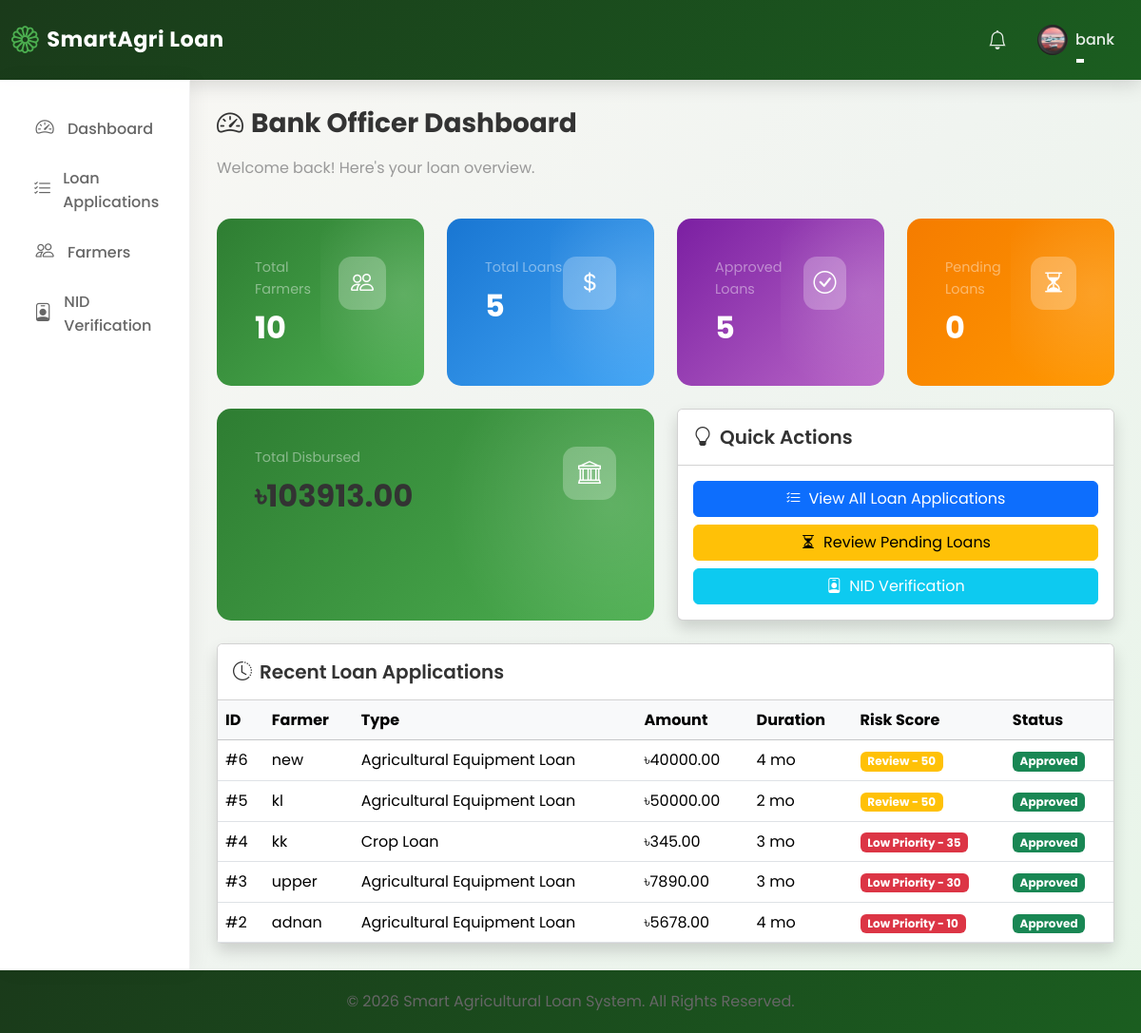
The page /dashboard/ (signed in) on the database as committed earlier.
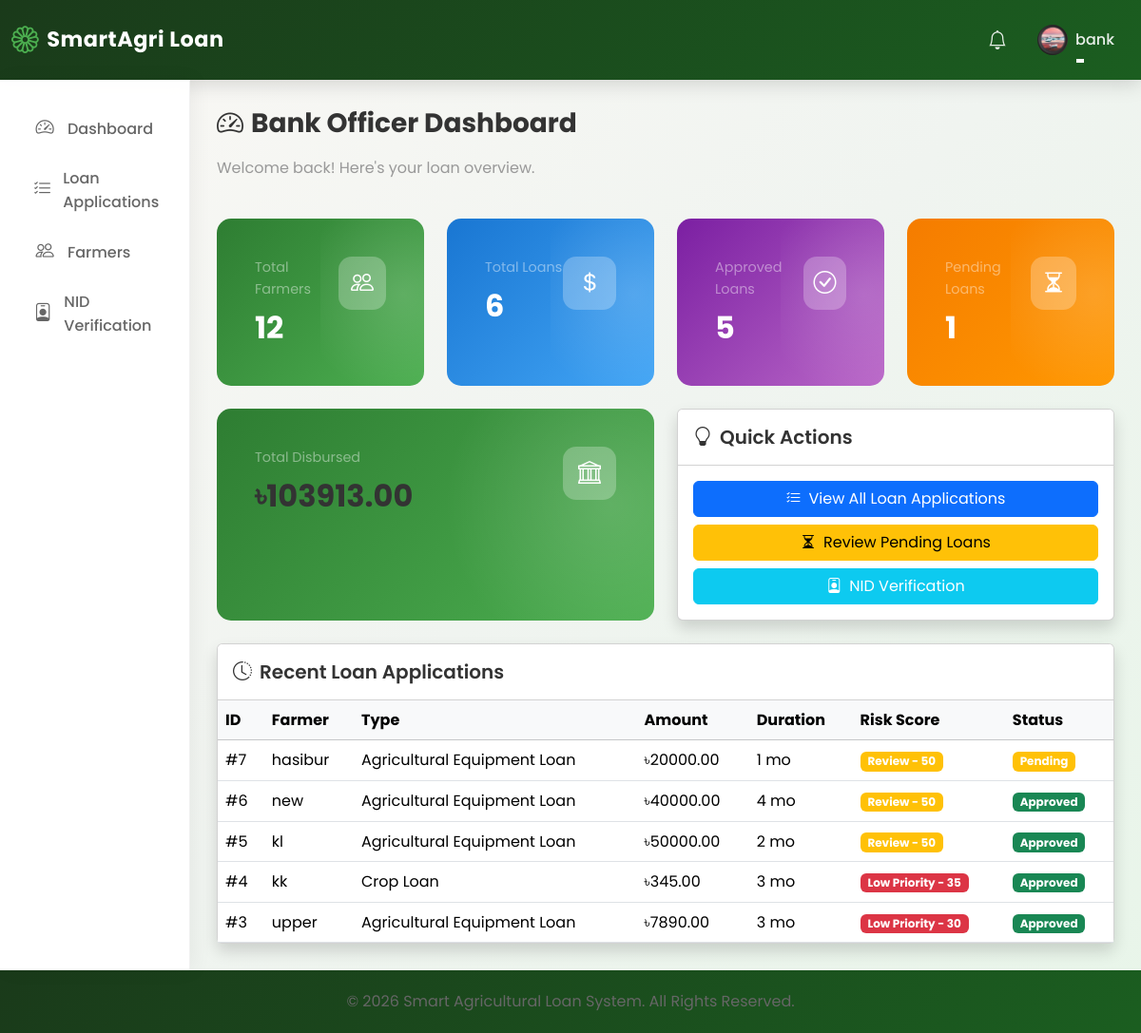
The same page on the database as committed later.
### loan_app/models.py (models this page shows, shortened)
class LoanApplication(models.Model):
    STATUS_CHOICES = [
        ("Pending", "Pending"),
        ("Approved", "Approved"),
        ("Rejected", "Rejected"),
    ]
    farmer = models.OneToOneField(
        User, on_delete=models.CASCADE, related_name="loan_application"
    )
    loan_type = models.ForeignKey(
        LoanType, on_delete=models.CASCADE, related_name="applications"
    )
    amount = models.DecimalField(max_digits=12, decimal_places=2)
    duration_months = models.IntegerField(help_text="Loan duration in months")
    risk_score = models.IntegerField(
        default=0, help_text="Auto-calculated risk score (0-100)"
    )
    status = models.CharField(max_length=20, choices=STATUS_CHOICES, default="Pending")
    emi = models.DecimalField(
        max_digits=12, decimal_places=2, default=0, help_text="Monthly EMI amount"
    )
    created_at = models.DateTimeField(auto_now_add=True)
    updated_at = models.DateTimeField(auto_now=True)

class User(AbstractUser):
    ROLE_CHOICES = [
        ("Farmer", "Farmer"),
        ("Bank Officer", "Bank Officer"),
        ("Admin", "Admin"),
    ]
    role = models.CharField(max_length=20, choices=ROLE_CHOICES, default="Farmer")
    is_approved = models.BooleanField(
        default=False, help_text="For Bank Officers - requires admin approval"
    )
    phone_number = models.CharField(max_length=20, blank=True)
    profile_picture = models.ImageField(
        upload_to="profile_pictures/", blank=True, null=True
    )
    is_verified = models.BooleanField(default=False)
    nid_card_front = models.FileField(
        upload_to="nid_cards/",
        blank=True,
        null=True,
        help_text="Upload NID card front side",
    )
    nid_card_back = models.FileField(
        upload_to="nid_cards/",
        blank=True,
        null=True,
        help_text="Upload NID card back side",
    )
    nid_verified = models.BooleanField(
        default=False, help_text="Whether NID has been verified by bank officer"
    )
    nid_verified_by = models.ForeignKey(
        "self",
        on_delete=models.SET_NULL,
        null=True,
        blank=True,
        related_name="nid_verifications",
    )
    nid_verified_at = models.DateTimeField(null=True, blank=True)
    nid_number = models.CharField(
        max_length=20,
        blank=True,
        unique=True,
        null=True,
        help_text="National ID number (unique per farmer)",
    )

class LoanType(models.Model):
    name = models.CharField(max_length=100, unique=True)
    interest_rate = models.DecimalField(
        max_digits=5, decimal_places=2, help_text="Interest rate in percentage"
    )
    max_amount = models.DecimalField(
        max_digits=12, decimal_places=2, help_text="Maximum loan amount in BDT"
    )
    description = models.TextField(blank=True)
    created_at = models.DateTimeField(auto_now_add=True)
    updated_at = models.DateTimeField(auto_now=True)

### loan_app/views.py (the view)
# urls.py: path("dashboard/", views.dashboard, name="dashboard"),
@login_required
def dashboard(request):
    if request.user.role == "Admin" or request.user.is_staff:
        return admin_dashboard(request)
    elif request.user.role == "Bank Officer":
        return bank_officer_dashboard(request)
    else:
        return farmer_dashboard(request)

### templates/dashboard/bank_officer.html (shortened to what the changed rows need)
{% extends 'base.html' %}
{% block content %}
<div class="row g-4 mb-4">
    <div class="col-md-6 col-xl-3">
        <div class="card stat-card bg-gradient-green text-white h-100">
            <div class="card-body">
                <div class="d-flex justify-content-between align-items-start">
                    <div>
                        <p class="text-white-50 mb-2">Total Farmers</p>
                        <h2 class="mb-0 fw-bold">{{ total_farmers }}</h2>
                    </div>
                </div>
            </div>
        </div>
    </div>
    <div class="col-md-6 col-xl-3">
        <div class="card stat-card bg-gradient-blue text-white h-100">
            <div class="card-body">
                <div class="d-flex justify-content-between align-items-start">
                    <div>
                        <p class="text-white-50 mb-2">Total Loans</p>
                        <h2 class="mb-0 fw-bold">{{ total_loans }}</h2>
                    </div>
                </div>
            </div>
        </div>
    </div>
    <div class="col-md-6 col-xl-3">
        <div class="card stat-card bg-gradient-purple text-white h-100">
            <div class="card-body">
                <div class="d-flex justify-content-between align-items-start">
                    <div>
                        <h2 class="mb-0 fw-bold">{{ approved_loans }}</h2>
                    </div>
                </div>
            </div>
        </div>
    </div>
    <div class="col-md-6 col-xl-3">
        <div class="card stat-card bg-gradient-orange text-white h-100">
            <div class="card-body">
                <div class="d-flex justify-content-between align-items-start">
                    <div>
                        <p class="text-white-50 mb-2">Pending Loans</p>
                        <h2 class="mb-0 fw-bold">{{ pending_loans }}</h2>
                    </div>
                </div>
            </div>
        </div>
    </div>
</div>
<div class="row g-4">
    <div class="col-12">
        <div class="card shadow">
            <div class="card-body p-0">
                <div class="table-responsive">
                    <table class="table table-hover mb-0">
                        <thead class="table-light">
                            <tr>
                                <th>ID</th>
                                <th>Farmer</th>
                                <th>Type</th>
                                <th>Amount</th>
                                <th>Duration</th>
                                <th>Risk Score</th>
                                <th>Status</th>
                            </tr>
                        </thead>
                        <tbody>
                            {% for loan in recent_loans %}
                            <tr>
                                <td>#{{ loan.id }}</td>
                                <td>{{ loan.farmer.username }}</td>
                                <td>{{ loan.loan_type.name }}</td>
                                <td>৳{{ loan.amount|floatformat:2 }}</td>
                                <td>{{ loan.duration_months }} mo</td>
                                <td>
                                    {% if loan.risk_score >= 70 %}
                                        <span class="badge bg-success">Priority (Deserving) - {{ loan.risk_score }}</span>
                                    {% elif loan.risk_score >= 40 %}
                                        <span class="badge bg-warning">Review - {{ loan.risk_score }}</span>
                                    {% elif loan.risk_score > 0 %}
                                        <span class="badge bg-danger">Low Priority - {{ loan.risk_score }}</span>
                                    {% else %}
                                        <span class="badge bg-secondary">Pending</span>
                                    {% endif %}
                                </td>
                                <td>
                                    {% if loan.status == 'Pending' %}
                                        <span class="badge bg-warning">{{ loan.status }}</span>
                                    {% elif loan.status == 'Approved' %}
                                        <span class="badge bg-success">{{ loan.status }}</span>
                                    {% else %}
                                        <span class="badge bg-danger">{{ loan.status }}</span>
                                    {% endif %}
                                </td>
                            </tr>
                            {% endfor %}
                        </tbody>
                    </table>
                </div>
            </div>
        </div>
    </div>
</div>
{% endblock %}

Rows that differ between the two databases and show on the page:
no longer on this page (row unchanged): LoanApplication: id "2", farmer.username "adnan", loan_type.name "Agricultural Equipment Loan", amount "5678.00", duration_months "4", risk_score "10", status "Approved"
added LoanApplication: id "7", farmer.username "hasibur", loan_type.name "Agricultural Equipment Loan", amount "20000.00", duration_months "1", risk_score "50", status "Pending"
Other text that changed with them:
{{ total_farmers }}: "10" → "12"
{{ total_loans }}: "5" → "6"
{{ pending_loans }}: "0" → "1"
